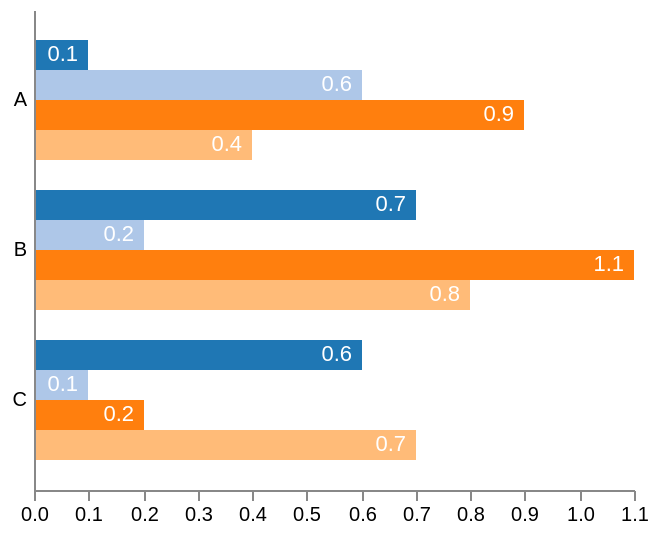

Express this chart as Vega-Lite.
### Vega specification from a JSON file in a GitHub repository (floating-point values rounded to 4 significant figures)
{"$schema": "https://vega.github.io/schema/vega/v3.json", "width": 300, "height": 240, "padding": 5, "data": [{"name": "table", "values": [{"category": "A", "position": 0, "value": 0.1}, {"category": "A", "position": 1, "value": 0.6}, {"category": "A", "position": 2, "value": 0.9}, {"category": "A", "position": 3, "value": 0.4}, {"category": "B", "position": 0, "value": 0.7}, {"category": "B", "position": 1, "value": 0.2}, {"category": "B", "position": 2, "value": 1.1}, {"category": "B", "position": 3, "value": 0.8}, {"category": "C", "position": 0, "value": 0.6}, {"category": "C", "position": 1, "value": 0.1}, {"category": "C", "position": 2, "value": 0.2}, {"category": "C", "position": 3, "value": 0.7}]}], "scales": [{"name": "yscale", "type": "band", "domain": {"data": "table", "field": "category"}, "range": "height", "padding": 0.2}, {"name": "xscale", "type": "linear", "domain": {"data": "table", "field": "value"}, "range": "width", "round": true, "zero": true, "nice": true}, {"name": "color", "type": "ordinal", "domain": {"data": "table", "field": "position"}, "range": {"scheme": "category20"}}], "axes": [{"orient": "left", "scale": "yscale", "tickSize": 0, "labelPadding": 4, "zindex": 1}, {"orient": "bottom", "scale": "xscale"}], "marks": [{"type": "group", "from": {"facet": {"data": "table", "name": "facet", "groupby": "category"}}, "encode": {"enter": {"y": {"scale": "yscale", "field": "category"}}}, "signals": [{"name": "height", "update": "bandwidth('yscale')"}], "scales": [{"name": "pos", "type": "band", "range": "height", "domain": {"data": "facet", "field": "position"}}], "marks": [{"name": "bars", "from": {"data": "facet"}, "type": "rect", "encode": {"enter": {"y": {"scale": "pos", "field": "position"}, "height": {"scale": "pos", "band": 1}, "x": {"scale": "xscale", "field": "value"}, "x2": {"scale": "xscale", "value": 0}, "fill": {"scale": "color", "field": "position"}}}}, {"type": "text", "from": {"data": "bars"}, "encode": {"enter": {"x": {"field": "x2", "offset": -5}, "y": {"field": "y", "offset": {"field": "height", "mult": 0.5}}, "fill": {"value": "white"}, "align": {"value": "right"}, "baseline": {"value": "middle"}, "text": {"field": "datum.value"}}}}]}]}
